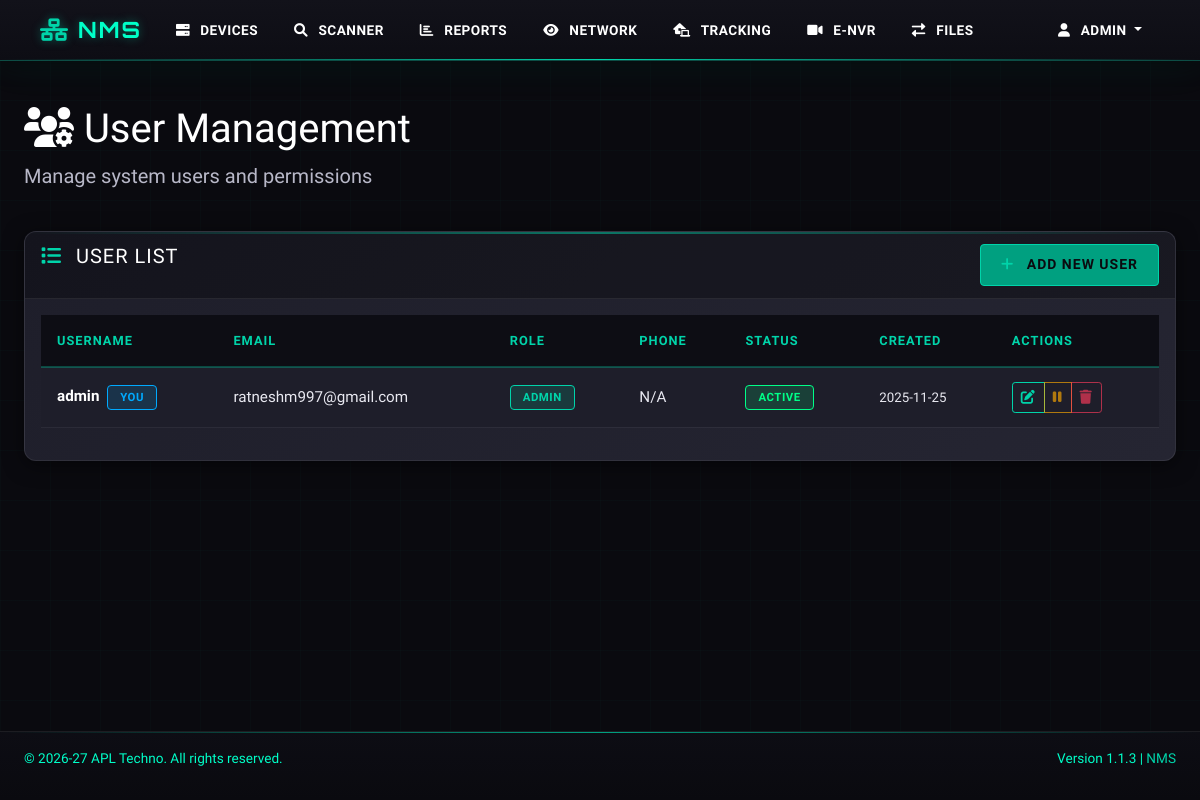
The page /user_management (signed in) on the database its author committed.
### models/user.py (models this page shows, shortened)
class User(db.Model):
    id = db.Column(db.Integer, primary_key=True)
    username = db.Column(db.String(80), unique=True, nullable=False)
    password = db.Column(db.String(200), nullable=False)
    role = db.Column(db.String(20), nullable=False, default='user')
    email = db.Column(db.String(120), unique=True, nullable=False)
    phone_number = db.Column(db.String(20), nullable=True)
    created_at = db.Column(db.DateTime, default=datetime.utcnow)
    is_active = db.Column(db.Boolean, default=True)

### routes/user_management.py (the view, shortened to what this page needs)
@user_management_bp.route('/user_management')
def user_management():
    if 'logged_in' not in session:
        return redirect(url_for('auth_bp.login'))
    if session.get('role') != 'admin':
        flash('Access denied. Admin privileges required.', 'danger')
        return redirect(url_for('monitoring_bp.dashboard'))
    users = User.query.all()
    user = None
    if 'edit_id' in request.args:
        user = User.query.get(request.args.get('edit_id'))
    return render_template('user_management.html', users=users, user=user)

### templates/user_management.html (shortened to what this page needs)
{% extends "base.html" %}
{% block content %}
<div class="row">
    <div class="col-md-12">
        <h1><i class="fas fa-users-cog"></i> User Management</h1>
        <p class="lead">Manage system users and permissions</p>
    </div>
</div>
<div class="row mt-4">
    <div class="col-md-12">
        <div class="card">
            <div class="card-header">
                <div class="row">
                    <div class="col-md-6">
                        <h5 class="mb-0"><i class="fas fa-list"></i> User List</h5>
                    </div>
                    <div class="col-md-6 text-end">
                        <button class="btn btn-primary" data-bs-toggle="modal" data-bs-target="#userModal">
                            <i class="fas fa-plus"></i> Add New User
                        </button>
                    </div>
                </div>
            </div>
            <div class="card-body">
                {% if users %}
                <div class="table-responsive">
                    <table class="table table-hover">
                        <thead class="table-dark">
                            <tr>
                                <th>Username</th>
                                <th>Email</th>
                                <th>Role</th>
                                <th>Phone</th>
                                <th>Status</th>
                                <th>Created</th>
                                <th>Actions</th>
                            </tr>
                        </thead>
                        <tbody>
                            {% for user in users %}
                            <tr>
                                <td>
                                    <strong>{{ user.username }}</strong>
                                    {% if user.id == session.user_id %}
                                    <span class="badge bg-info ms-1">You</span>
                                    {% endif %}
                                </td>
                                <td>{{ user.email }}</td>
                                <td>
                                    <span class="badge bg-{{ 'primary' if user.role == 'admin' else 'secondary' }}">
                                        {{ user.role }}
                                    </span>
                                </td>
                                <td>{{ user.phone_number or 'N/A' }}</td>
                                <td>
                                    {% if user.is_active %}
                                    <span class="badge bg-success">Active</span>
                                    {% else %}
                                    <span class="badge bg-danger">Inactive</span>
                                    {% endif %}
                                </td>
                                <td><small>{{ user.created_at.strftime('%Y-%m-%d') }}</small></td>
                                <td>
                                    <div class="btn-group btn-group-sm">
                                        <button class="btn btn-outline-primary" onclick="editUser({{ user.id }})"
                                            title="Edit User">
                                            <i class="fas fa-edit"></i>
                                        </button>
                                        <button class="btn btn-outline-warning"
                                            onclick="toggleUserStatus({{ user.id }})"
                                            title="{{ 'Deactivate' if user.is_active else 'Activate' }} User" {% if
                                            user.id==session.user_id %}disabled{% endif %}>
                                            <i class="fas {{ 'fa-pause' if user.is_active else 'fa-play' }}"></i>
                                        </button>
                                        <button class="btn btn-outline-danger" onclick="deleteUser({{ user.id }})"
                                            title="Delete User" {% if user.id==session.user_id %}disabled{% endif %}>
                                            <i class="fas fa-trash"></i>
                                        </button>
                                    </div>
                                </td>
                            </tr>
                            {% endfor %}
                        </tbody>
                    </table>
                </div>
                {% endif %}
            </div>
        </div>
    </div>
</div>
{% endblock %}

### static/css/tactical.css (style rules this page uses)
:root { --tactical-bg-darkest: #0a0a0f; --tactical-bg-dark: #0d0d14; --tactical-bg-medium: #12121a; --tactical-bg-light: #1a1a24; --tactical-bg-surface: #1e1e2a; --tactical-bg-elevated: #252532; --tactical-bg-card: linear-gradient(145deg, #1e1e2a 0%, #252532 100%); --tactical-accent: #00d4aa; --tactical-accent-bright: #00ffc8; --tactical-accent-dim: #00a080; --tactical-accent-glow: rgba(0, 212, 170, 0.4); --tactical-accent-subtle: rgba(0, 212, 170, 0.1); --tactical-success: #00ff88; --tactical-success-dim: #00cc6a; --tactical-success-glow: rgba(0, 255, 136, 0.3); --tactical-danger: #ff3b5c; --tactical-danger-dim: #cc2f4a; --tactical-danger-glow: rgba(255, 59, 92, 0.3); --tactical-warning: #ffaa00; --tactical-warning-dim: #cc8800; --tactical-warning-glow: rgba(255, 170, 0, 0.3); --tactical-info: #00aaff; --tactical-info-dim: #0088cc; --tactical-info-glow: rgba(0, 170, 255, 0.3); --tactical-text-primary: #ffffff; --tactical-text-secondary: #ffffff; --tactical-text-muted: #00ffc8; --tactical-text-dim: #b8b8c8; --tactical-border: rgba(255, 255, 255, 0.08); --tactical-border-accent: rgba(0, 212, 170, 0.3); --tactical-border-bright: rgba(0, 212, 170, 0.6); --tactical-shadow: 0 4px 20px rgba(0, 0, 0, 0.5); --tactical-shadow-accent: 0 0 20px rgba(0, 212, 170, 0.2); --tactical-glow-sm: 0 0 10px; --tactical-glow-md: 0 0 20px; --tactical-glow-lg: 0 0 40px; --tactical-radius-sm: 4px; --tactical-radius-md: 8px; --tactical-radius-lg: 12px; --tactical-transition: all 0.3s cubic-bezier(0.4, 0, 0.2, 1); --tactical-transition-fast: all 0.15s ease; }
body.tactical-theme { background: var(--tactical-bg-darkest) !important; background-image: linear-gradient(rgba(0, 212, 170, 0.02) 1px, transparent 1px), linear-gradient(90deg, rgba(0, 212, 170, 0.02) 1px, transparent 1px) !important; background-size: 50px 50px !important; color: var(--tactical-text-primary); font-family: 'Rajdhani', 'Segoe UI', sans-serif; min-height: 100vh; }

### rows shown on the page
User: username "admin", shows "YOU", email "ratneshm997@gmail.com", role "ADMIN", phone_number "N/A", is_active "ACTIVE", created_at "2025-11-25"

### other values the page prints
{{ session.username }} "ADMIN"
